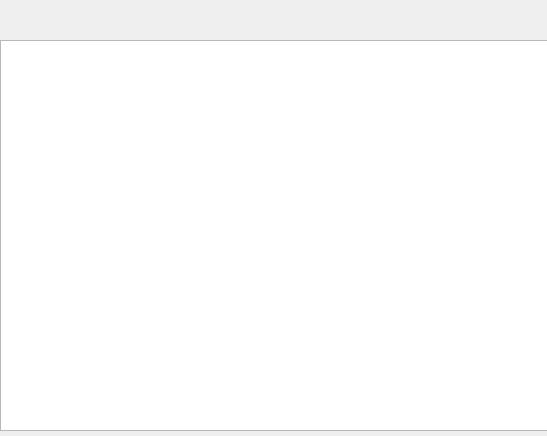
<?xml version="1.0" encoding="UTF-8"?>
<ui version="4.0">
 <class>displayDialog</class>
 <widget class="QDialog" name="displayDialog">
  <property name="geometry">
   <rect>
    <x>0</x>
    <y>0</y>
    <width>547</width>
    <height>436</height>
   </rect>
  </property>
  <property name="windowTitle">
   <string>Dialog</string>
  </property>
  <widget class="QTextEdit" name="textEdit">
   <property name="geometry">
    <rect>
     <x>0</x>
     <y>40</y>
     <width>551</width>
     <height>391</height>
    </rect>
   </property>
  </widget>
 </widget>
 <resources/>
 <connections/>
</ui>
